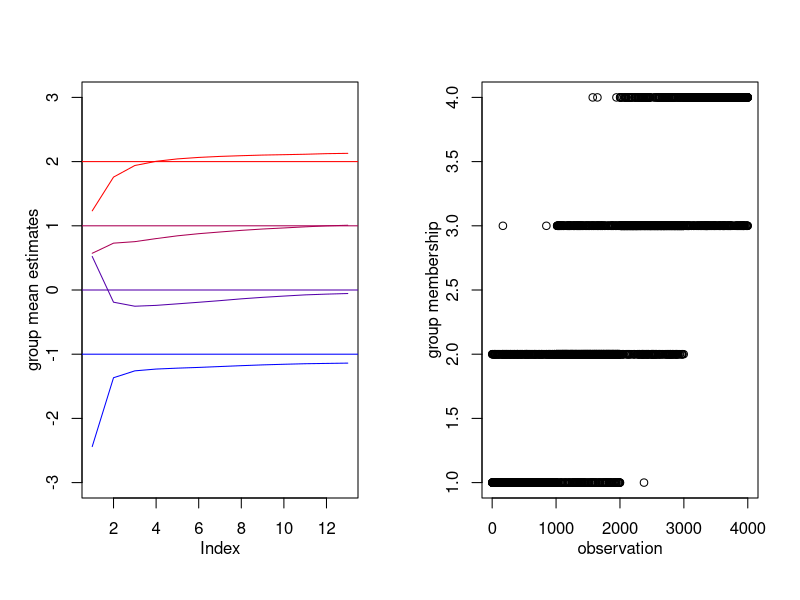

Write R code to recreate this figure.
N<-1000
mu<-c(-1,0,1,2)
sigma<- .5
x<-list()
for (i in 1:length(mu)) x[[i]]<-rnorm(N,mean=mu[i],sd=sigma)
x<-unlist(x) ##no group information!

##define initial cluster assignment
M<-sort(rnorm(length(mu),mean=0,sd=2))

##assign/recenter
delta<-1
Mlist<-list()
Mlist[[1]]<-M
counter<-1
while (delta>.01) {
    d<-outer(x,M,'-')
    gr<-apply(abs(d),1,which.min)
    M0<-Mlist[[length(Mlist)]]
    M<-as.numeric(by(x,gr,mean))
    Mlist[[as.character(counter)]]<-M
    delta<-max(abs(M-M0))
    counter<-counter+1
}
tab<-do.call("rbind",Mlist)

par(mfrow=c(1,2),mgp=c(2,1,0))
plot(NULL,xlim=c(1,nrow(tab)),ylim=c(-3,3),ylab='group mean estimates')
cols<-colorRampPalette(c("blue", "red"))( ncol(tab))
for (i in 1:ncol(tab)) {
    lines(tab[,i],col=cols[i])
    abline(h=mu[i],col=cols[i])
}
plot(gr,xlab="observation",ylab='group membership')
table(sort(rep(1:4,N)),gr) ##confusion matrix
